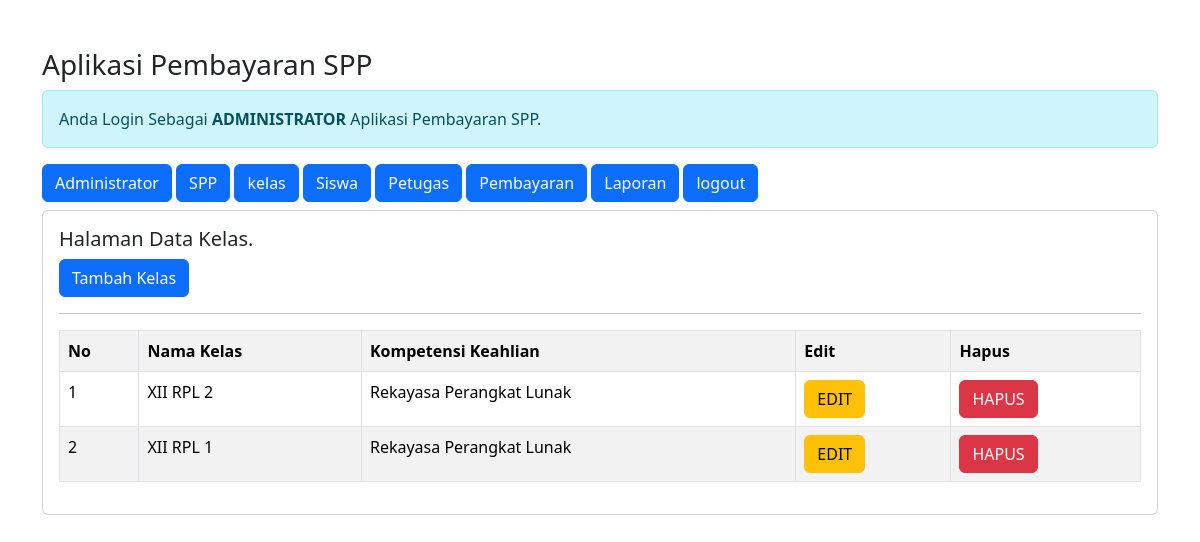
/admin/admin.php?url=kelas (signed in), run on the app's committed database.
### tables this page shows
CREATE TABLE `kelas` (
  `id_kelas` int(11) NOT NULL,
  `nama_kelas` varchar(10) NOT NULL,
  `kompetensi_keahlian` varchar(50) NOT NULL
);

### admin/kelas.php (the view)
<h5>Halaman Data Kelas.</h5>
<a href="?url=tambah-kelas" class="btn btn-primary"> Tambah Kelas </a>
<hr>
<table class="table table-striped table-bordered">
    <tr class="fw-bold">
        <td>No</td>
        <td>Nama Kelas</td>
        <td>Kompetensi Keahlian</td>
        <td>Edit</td>
        <td>Hapus</td>
    </tr>
    <?php
    include '../koneksi.php';
    $no = 1;
    $sql = "SELECT*FROM kelas ORDER BY id_kelas DESC";
    $query = mysqli_query($koneksi, $sql);
    foreach($query as $data){ ?>
        <tr>
            <td><?= $no++; ?></td>
            <td><?= $data['nama_kelas'] ?></td>
            <td><?= $data['kompetensi_keahlian'] ?></td>
            <td>
                <a href="?url=edit-kelas&id_kelas=<?= $data['id_kelas'] ?>" class='btn btn-warning'>EDIT</a>
            </td>
            <td>
                <a onclick="return confirm('Apakah Anda Yakin Ingin Menghapus Data')" href="?url=hapus-kelas&id_kelas=<?= $data['id_kelas'] ?>" class='btn btn-danger'>HAPUS</a>
            </td>
        </tr>
    <?php } ?>
</table>

### data on the page
kelas: nama_kelas "XII RPL 2", kompetensi_keahlian "Rekayasa Perangkat Lunak"
kelas: nama_kelas "XII RPL 1", kompetensi_keahlian "Rekayasa Perangkat Lunak"
